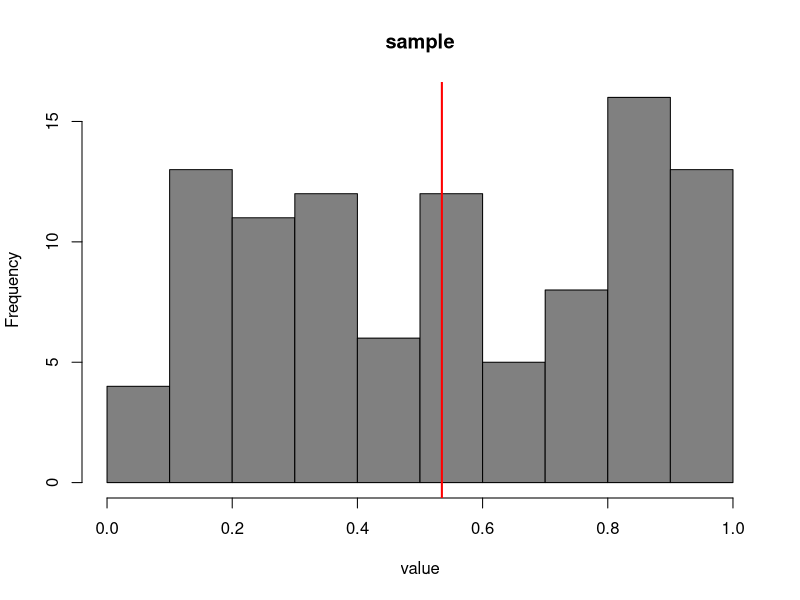
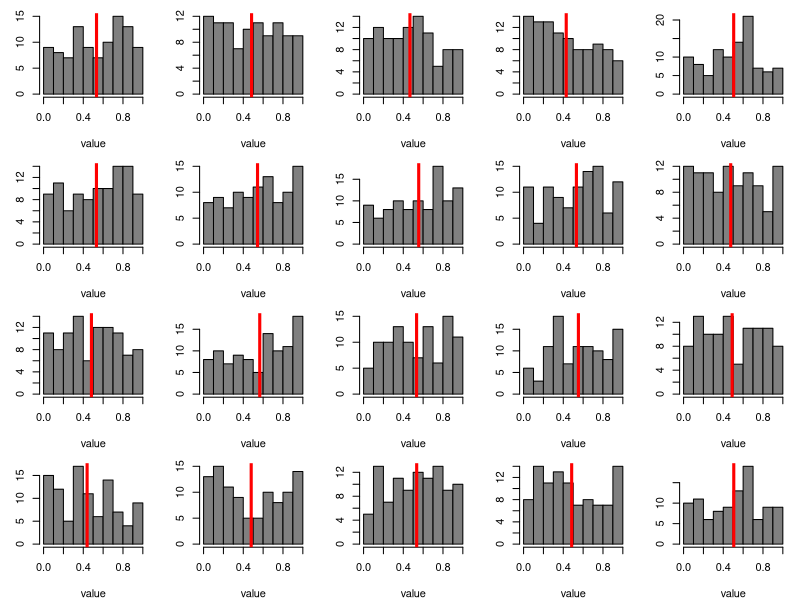
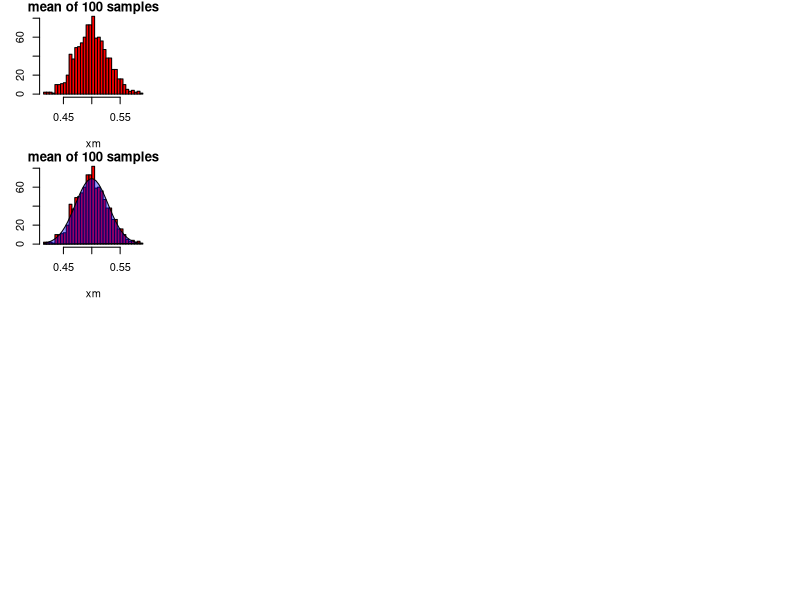

R code for these plots, in order:
## ---- chunk 1
fig.dim <- 4
knitr::opts_chunk$set(fig.width=2*fig.dim,
                      fig.height=fig.dim,
                      fig.align='center')
set.seed(23)
## ---- chunk 2
n <- 100
x <- runif(n)
hist(x, xlab='value', main='sample', col=grey(0.5))
abline(v=mean(x), col='red', lwd=2)
## ---- chunk 3
par(mar=c(4,3,1,1))
layout(matrix(1:20, nrow=4))
for (k in 1:20) {
    x <- runif(n)
    hist(x, xlab='value', main='', col=grey(0.5))
    abline(v=mean(x), col='red', lwd=3)
}
## ---- chunk 4
xm <- replicate(1000, mean(runif(n)))
xh <- hist(xm, breaks=40, main=sprintf('mean of %d samples', n), col='red')
## ---- chunk 5
plot(xh, main=sprintf('mean of %d samples', n), col='red')
xx <- xh$breaks
polygon(c(xx[-1] - diff(xx)/2, xx[1]),
        c(length(xm)* diff(pnorm(xx, mean=0.5, sd=1/sqrt(n*12))), 0),
        col=adjustcolor("blue", 0.4))
